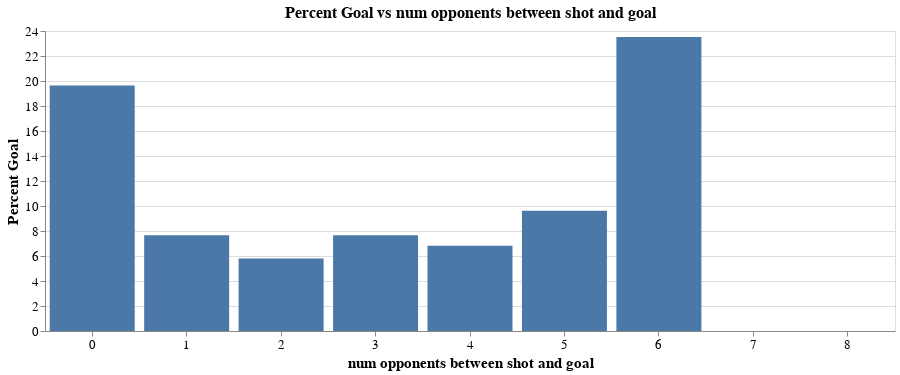

Notebook code for this chart:
### Markdown cell above
Now we can use our function to plot the desired variables:

### Code cell
plot_percent_goal_vs_attr("num opponents between shot and goal", "bar")

### Figure 1 — Vega-Lite specification as saved in the notebook (floating-point values rounded to 4 significant figures)
{"$schema": "https://vega.github.io/schema/vega-lite/v3.4.0.json", "config": {"axis": {"labelFontSize": 13, "titleFontSize": 15}, "mark": {"tooltip": null}, "title": {"fontSize": 16}, "view": {"height": 300, "width": 400}}, "data": {"name": "data-f2b93408f37e6e4cc3528952a16b8df4"}, "datasets": {"data-f2b93408f37e6e4cc3528952a16b8df4": [{"Goal": 756, "No Goal": 3094, "Percent Goal": 19.64, "num opponents between shot and goal": 0}, {"Goal": 169, "No Goal": 2039, "Percent Goal": 7.651, "num opponents between shot and goal": 1}, {"Goal": 39, "No Goal": 631, "Percent Goal": 5.804, "num opponents between shot and goal": 2}, {"Goal": 22, "No Goal": 262, "Percent Goal": 7.666, "num opponents between shot and goal": 3}, {"Goal": 9, "No Goal": 119, "Percent Goal": 6.818, "num opponents between shot and goal": 4}, {"Goal": 5, "No Goal": 42, "Percent Goal": 9.615, "num opponents between shot and goal": 5}, {"Goal": 4, "No Goal": 7, "Percent Goal": 23.53, "num opponents between shot and goal": 6}, {"Goal": 0, "No Goal": 1, "Percent Goal": 0, "num opponents between shot and goal": 7}, {"Goal": 0, "No Goal": 1, "Percent Goal": 0, "num opponents between shot and goal": 8}]}, "encoding": {"x": {"axis": {"labelAngle": 0, "title": "num opponents between shot and goal"}, "field": "num opponents between shot and goal", "type": "nominal"}, "y": {"axis": {"title": "Percent Goal"}, "field": "Percent Goal", "type": "quantitative"}}, "height": 300, "mark": "bar", "title": "Percent Goal vs num opponents between shot and goal", "width": 850}
